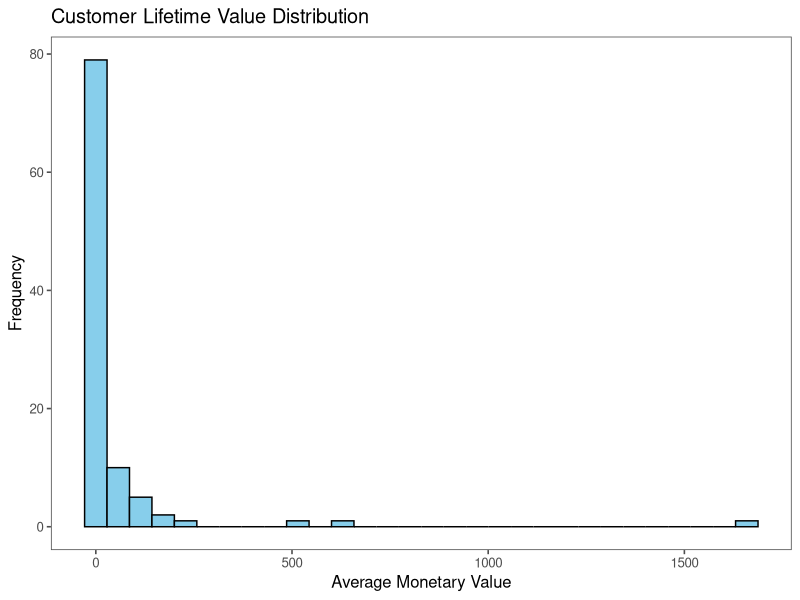

Write R code to recreate this figure.
library(dplyr)
library(ggplot2)
library(rlist)
library(ggthemes)
library(survival)
library(survminer)



# Simulated customer transaction data
customer_data <- data.frame(
  CustomerID = 1:100,
  Recency = sample(1:365, 100, replace = TRUE), # Days since last purchase
  Frequency = sample(1:10, 100, replace = TRUE), # Number of purchases
  Monetary = runif(100, min = 10, max = 1000) # Monetary value of purchases
)

# Calculate RFM metrics
rfm_data <- customer_data %>%
  mutate(
    RecencyScore = ntile(Recency, 5), # Divide customers into quintiles based on recency
    FrequencyScore = ntile(Frequency, 5), # Divide customers into quintiles based on frequency
    MonetaryScore = ntile(Monetary, 5) # Divide customers into quintiles based on monetary value
  )

# Calculate CLV using simple average monetary value
clv_data <- rfm_data %>%
  summarise(
    AverageMonetary = mean(Monetary) * (Frequency / Recency)
  )

# Visualize CLV distribution
ggplot(clv_data, aes(x = AverageMonetary)) +
  geom_histogram(bins = 30, fill = "skyblue", color = "black") +
  labs(title = "Customer Lifetime Value Distribution",
       x = "Average Monetary Value",
       y = "Frequency") +
  theme_few()
